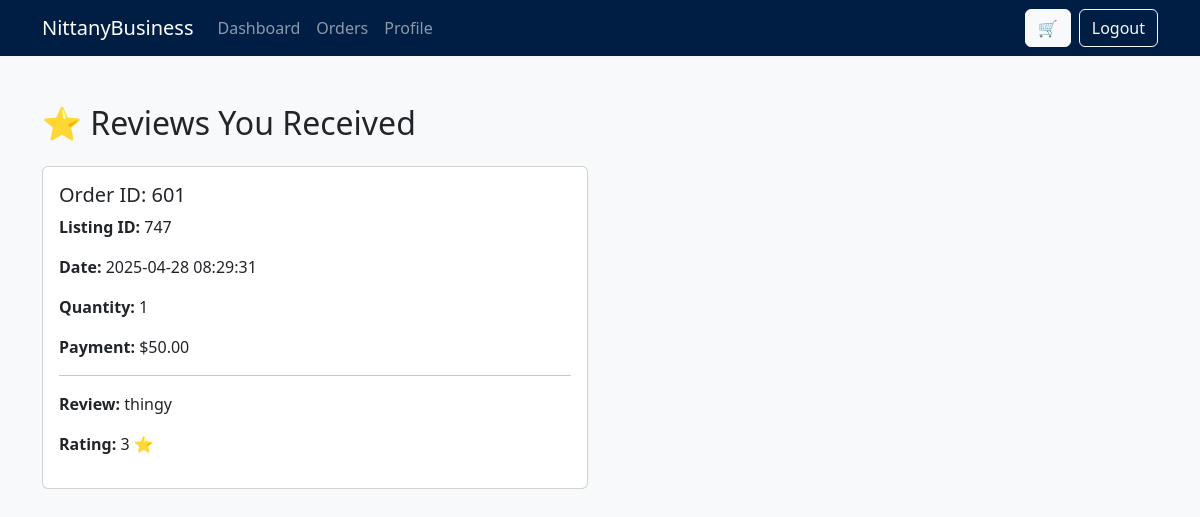
The app's page /seller_reviews (signed in), older data.
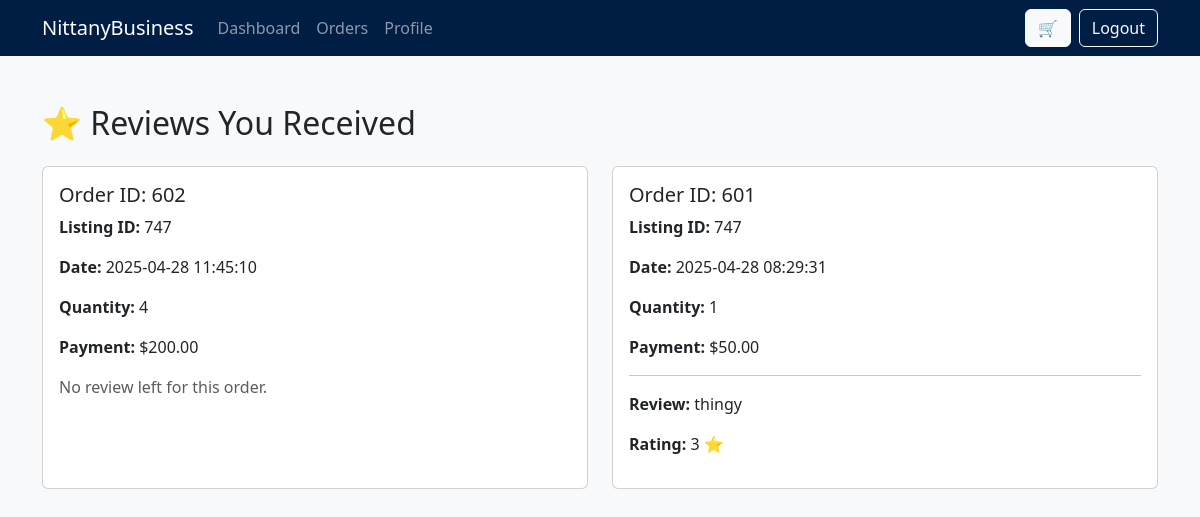
The same page, newer data.
### tables this page shows
CREATE TABLE Reviews (
            order_id INTEGER PRIMARY KEY,
            review_desc TEXT,
            rating INTEGER NOT NULL,
            FOREIGN KEY (order_id) REFERENCES Orders (order_id)
        );

CREATE TABLE Orders (
            order_id INTEGER PRIMARY KEY AUTOINCREMENT,
            seller_email TEXT NOT NULL,
            buyer_email TEXT NOT NULL,
            listing_id INTEGER NOT NULL,
            date DATE NOT NULL,
            quantity INTEGER NOT NULL,
            payment INTEGER NOT NULL,
            FOREIGN KEY (seller_email) REFERENCES Sellers (email) ON UPDATE CASCADE,
            FOREIGN KEY (buyer_email) REFERENCES Buyers (email) ON UPDATE CASCADE,
            FOREIGN KEY (listing_id) REFERENCES ProductListings (listing_id)
        );

### V1/nittany-business/app.py (the view)
@app.route('/seller_reviews')
def seller_reviews():
    if 'user' not in session:
        flash('You must be logged in.', 'error')
        return redirect(url_for('login'))
    user = session['user']
    if user['type'] != 'Seller':
        flash('Only sellers can view their reviews.', 'error')
        return redirect(url_for('dashboard'))
    connection = sql.connect(DATABASE)
    cursor = connection.cursor()
    cursor.execute('''
        SELECT O.order_id, O.listing_id, O.date, O.quantity, O.payment, R.review_desc, R.rating
        FROM Orders O
        LEFT JOIN Reviews R ON O.order_id = R.order_id
        WHERE O.seller_email = ?
        ORDER BY O.date DESC
    ''', (user['id'],))
    attributes = ['order_id', 'listing_id', 'date', 'quantity', 'payment', 'review_desc', 'rating']
    reviews = [dict(zip(attributes, row)) for row in cursor.fetchall()]
    connection.close()
    return render_template('seller_reviews.html', user=user, reviews=reviews)

### V1/nittany-business/templates/seller_reviews.html (shortened to what this page needs)
<!DOCTYPE html>
<html lang="en">
<head>
    <link href="https://cdn.jsdelivr.net/npm/bootstrap@5.3.0/dist/css/bootstrap.min.css" rel="stylesheet">
    <link rel="stylesheet" href="{{ url_for('static', filename='css/styles.css') }}">
</head>
<body>
    {% include 'navbar.html' %}
    <div class="container mt-5">
        <h2 class="mb-4">⭐ Reviews You Received</h2>
        {% if reviews %}
            <div class="row row-cols-1 row-cols-md-2 g-4">
                {% for review in reviews %}
                <div class="col">
                    <div class="card h-100">
                        <div class="card-body">
                            <h5 class="card-title">Order ID: {{ review.order_id }}</h5>
                            <p><strong>Listing ID:</strong> {{ review.listing_id }}</p>
                            <p><strong>Date:</strong> {{ review.date }}</p>
                            <p><strong>Quantity:</strong> {{ review.quantity }}</p>
                            <p><strong>Payment:</strong> ${{ "%.2f"|format(review.payment) }}</p>
                            {% if review.review_desc %}
                                <hr>
                                <p><strong>Review:</strong> {{ review.review_desc }}</p>
                                <p><strong>Rating:</strong> {{ review.rating }} ⭐</p>
                            {% else %}
                                <p class="text-muted">No review left for this order.</p>
                            {% endif %}
                        </div>
                    </div>
                </div>
                {% endfor %}
            </div>
        {% else %}
            <div class="alert alert-info">No reviews yet.</div>
        {% endif %}
    </div>
</body>
</html>

### V1/nittany-business/templates/navbar.html (shortened to what this page needs)
<nav class="navbar navbar-expand-lg navbar-dark" style="background-color: #001E44;">
    <div class="container">
        <a class="navbar-brand" href="#">NittanyBusiness</a>
        <div class="collapse navbar-collapse" id="navbarNav">
            <ul class="navbar-nav me-auto">
                <li class="nav-item">
                    <a class="nav-link" href="{{ url_for('dashboard') }}">Dashboard</a>
                </li>
                {% if user.type == 'Buyer' or user.type == 'Seller' %}
                    <li class="nav-item">
                        <a class="nav-link" href="{{ url_for('orders') }}">Orders</a>
                    </li>
                {% endif %}
                <li class="Profile">
                    <a class="nav-link" href="{{ url_for('profile') }}">Profile</a>
                </li>
            </ul>
            <div class="d-flex align-items-center">
                <a href="{{ url_for('cart') }}" class="btn btn-light position-relative me-2">
                    🛒
                </a>
                <a href="{{ url_for('logout') }}" class="btn btn-outline-light">Logout</a>
            </div>
        </div>
    </div>
</nav>

### V1/nittany-business/static/css/styles.css (style rules this page uses)
body { font-family: "Segoe UI", Tahoma, Geneva, Verdana, sans-serif; background-color: #f8f9fa; }

Row changes from the older to the newer data that the page shows:
added Orders: order_id "602", listing_id "747", date "2025-04-28 11:45:10", quantity "4", payment "200.00", shows "No review left for this order."
